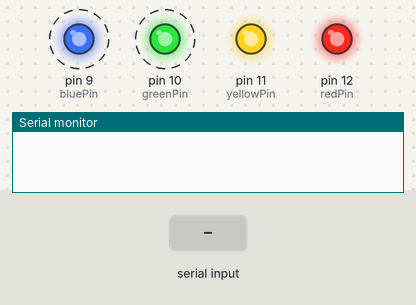
Recording of a sketch running on a simulated Arduino Uno, built with avr-gcc and run on an emulated ATmega328P. Shown: output pins drawn as LEDs (lit = HIGH), the last lines printed to the serial monitor. Dashed ring = blinking. The test bench sets the inputs (shaded band).

Above: at 0.85 s.
At 1.25 s:
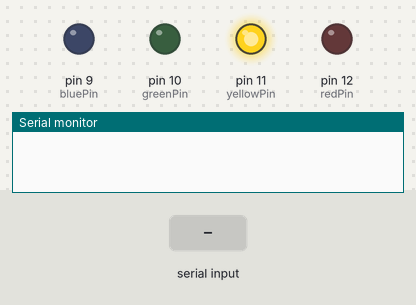
1.3 s: "STATUS\n" received over Serial
At 2.05 s:
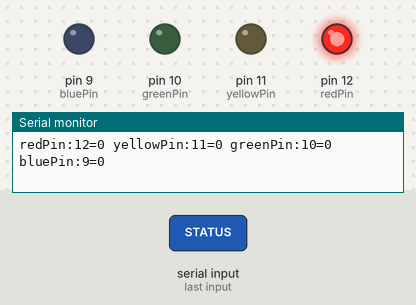
Timing chart, 0 to 10.3 s (numbered marks = the images above; inputs shaded):
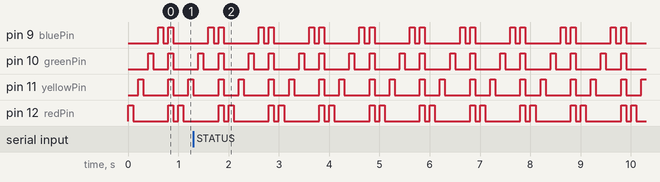

The sketch:

BlinkingLighsWithNonWorkingState.ino
```cpp
//This code is for an Arduino sketch that controls a set of LEDs with blocking delays , this was the first version, later version is non-blocking with actual state returned.

int redPin = 12;
int yellowPin = 11;
int greenPin = 10;
int bluePin = 9;

int redState = 0;
int yellowState = 0;
int greenState = 0;
int blueState = 0;

String inputString = "";

void setup() {
  pinMode(redPin, OUTPUT);
  pinMode(yellowPin, OUTPUT);
  pinMode(greenPin, OUTPUT);
  pinMode(bluePin, OUTPUT);
  Serial.begin(115200);
}


//This version will always return state 0 because runLightSequence is not set in handleSerial, so we have an execution order problem.
void loop() {
  handleSerial();
  runLightSequence();
}

void handleSerial() {
  if (Serial.available()) {
    inputString = Serial.readStringUntil('\n');
    inputString.trim();

    if (inputString == "STATUS") {
      String status = "redPin:" + String(redPin) + "=" + String(redState) + " " +
                      "yellowPin:" + String(yellowPin) + "=" + String(yellowState) + " " +
                      "greenPin:" + String(greenPin) + "=" + String(greenState) + " " +
                      "bluePin:" + String(bluePin) + "=" + String(blueState);
      Serial.println(status);
    }

    inputString = "";
  }
}

void runLightSequence() {
  setLED(redPin, redState, HIGH); delay(100);
  setLED(redPin, redState, LOW);  delay(100);

  setLED(yellowPin, yellowState, HIGH); delay(100);
  setLED(yellowPin, yellowState, LOW);  delay(100);

  setLED(greenPin, greenState, HIGH); delay(100);
  setLED(greenPin, greenState, LOW);  delay(100);

  setLED(bluePin, blueState, HIGH); delay(100);
  setLED(bluePin, blueState, LOW);  delay(100);

  setLED(redPin, redState, HIGH);
  setLED(yellowPin, yellowState, HIGH);
  setLED(greenPin, greenState, HIGH);
  setLED(bluePin, blueState, HIGH);
  delay(100);

  setLED(redPin, redState, LOW);
  setLED(yellowPin, yellowState, LOW);
  setLED(greenPin, greenState, LOW);
  setLED(bluePin, blueState, LOW);
  delay(100);
}

void setLED(int pin, int &stateVar, int value) {
  digitalWrite(pin, value);
  stateVar = (value == HIGH) ? 1 : 0;
}
```

Measured:
- by itself, pin 9 (bluePin), pin 12 (redPin): repeats every 1.0 s: LOW 0.10 s, HIGH 0.10 s, LOW 0.70 s, HIGH 0.10 s
- by itself, pin 10 (greenPin): repeats every 1.0 s: LOW 0.30 s, HIGH 0.10 s, LOW 0.50 s, HIGH 0.10 s
- by itself, pin 11 (yellowPin): repeats every 1.0 s: HIGH 0.10 s, LOW 0.30 s, HIGH 0.10 s, LOW 0.50 s
